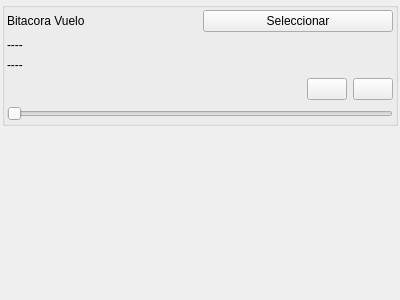
<?xml version="1.0" encoding="UTF-8"?>
<ui version="4.0">
 <class>QGCLogPlayer</class>
 <widget class="QWidget" name="QGCLogPlayer">
  <property name="geometry">
   <rect>
    <x>0</x>
    <y>0</y>
    <width>400</width>
    <height>300</height>
   </rect>
  </property>
  <property name="windowTitle">
   <string>Form</string>
  </property>
  <layout class="QGridLayout" name="gridLayout_2">
   <property name="margin">
    <number>2</number>
   </property>
   <item row="0" column="0">
    <widget class="QGroupBox" name="groupBox">
     <property name="title">
      <string/>
     </property>
     <layout class="QGridLayout" name="gridLayout">
      <property name="margin">
       <number>2</number>
      </property>
      <item row="0" column="0">
       <layout class="QHBoxLayout" name="horizontalLayout">
        <item>
         <widget class="QLabel" name="label">
          <property name="text">
           <string>Bitacora Vuelo</string>
          </property>
         </widget>
        </item>
        <item>
         <widget class="QPushButton" name="selectFileButton">
          <property name="text">
           <string>Seleccionar</string>
          </property>
          <property name="icon">
           <iconset resource="../../../mavground.qrc">
            <normaloff>:/images/icons_ET/Open.png</normaloff>:/images/icons_ET/Open.png</iconset>
          </property>
         </widget>
        </item>
       </layout>
      </item>
      <item row="1" column="0">
       <widget class="QLabel" name="logFileNameLabel">
        <property name="text">
         <string>----</string>
        </property>
       </widget>
      </item>
      <item row="2" column="0">
       <widget class="QLabel" name="logStatsLabel">
        <property name="text">
         <string>----</string>
        </property>
       </widget>
      </item>
      <item row="3" column="0">
       <layout class="QHBoxLayout" name="horizontalLayout_2">
        <item>
         <spacer name="horizontalSpacer">
          <property name="orientation">
           <enum>Qt::Horizontal</enum>
          </property>
          <property name="sizeHint" stdset="0">
           <size>
            <width>40</width>
            <height>20</height>
           </size>
          </property>
         </spacer>
        </item>
        <item>
         <widget class="QPushButton" name="playButton">
          <property name="text">
           <string/>
          </property>
          <property name="icon">
           <iconset resource="../../../mavground.qrc">
            <normaloff>:/images/icons_ET/Play.png</normaloff>:/images/icons_ET/Play.png</iconset>
          </property>
          <property name="checkable">
           <bool>true</bool>
          </property>
         </widget>
        </item>
        <item>
         <widget class="QPushButton" name="pauseButton">
          <property name="text">
           <string/>
          </property>
          <property name="icon">
           <iconset resource="../../../mavground.qrc">
            <normaloff>:/images/icons_ET/Pause.png</normaloff>:/images/icons_ET/Pause.png</iconset>
          </property>
          <property name="checkable">
           <bool>true</bool>
          </property>
         </widget>
        </item>
       </layout>
      </item>
      <item row="4" column="0">
       <widget class="QSlider" name="positionSlider">
        <property name="orientation">
         <enum>Qt::Horizontal</enum>
        </property>
       </widget>
      </item>
     </layout>
    </widget>
   </item>
   <item row="1" column="0">
    <spacer name="verticalSpacer">
     <property name="orientation">
      <enum>Qt::Vertical</enum>
     </property>
     <property name="sizeHint" stdset="0">
      <size>
       <width>20</width>
       <height>111</height>
      </size>
     </property>
    </spacer>
   </item>
  </layout>
 </widget>
 <resources>
  <include location="../../../mavground.qrc"/>
 </resources>
 <connections/>
</ui>
